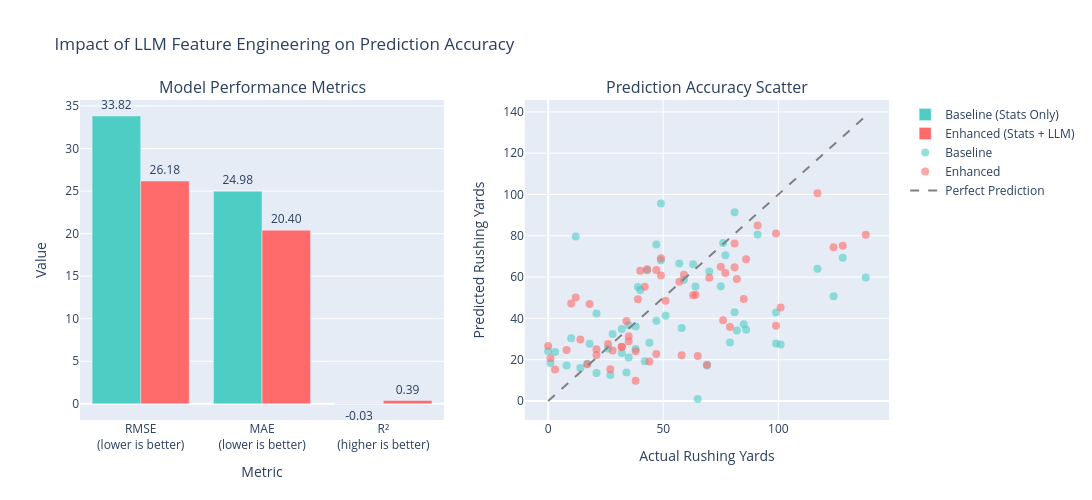

Notebook source saved alongside this figure:
### Code cell
import plotly.graph_objects as go
from plotly.subplots import make_subplots

# Calculate metrics for both models
rmse_baseline = np.sqrt(mean_squared_error(y_test, y_pred_baseline))
rmse_enhanced = np.sqrt(mean_squared_error(y_test, y_pred_test))
mae_baseline = mean_absolute_error(y_test, y_pred_baseline)
mae_enhanced = mean_absolute_error(y_test, y_pred_test)
r2_baseline = r2_score(y_test, y_pred_baseline)
r2_enhanced = r2_score(y_test, y_pred_test)

# Create subplots: 1 row, 2 columns
fig = make_subplots(
    rows=1,
    cols=2,
    subplot_titles=("Model Performance Metrics", "Prediction Accuracy Scatter"),
    specs=[[{"type": "bar"}, {"type": "scatter"}]],
)

# Subplot 1: Bar chart comparing metrics
# Add annotations to indicate direction
metrics = [
    "RMSE<br>(lower is better)",
    "MAE<br>(lower is better)",
    "R²<br>(higher is better)",
]
baseline_values = [rmse_baseline, mae_baseline, r2_baseline]
enhanced_values = [rmse_enhanced, mae_enhanced, r2_enhanced]

fig.add_trace(
    go.Bar(
        name="Baseline (Stats Only)",
        x=metrics,
        y=baseline_values,
        marker_color="#4ECDC4",
        text=[f"{v:.2f}" for v in baseline_values],
        textposition="outside",
    ),
    row=1,
    col=1,
)

fig.add_trace(
    go.Bar(
        name="Enhanced (Stats + LLM)",
        x=metrics,
        y=enhanced_values,
        marker_color="#FF6B6B",
        text=[f"{v:.2f}" for v in enhanced_values],
        textposition="outside",
    ),
    row=1,
    col=1,
)

# Subplot 2: Scatter plot of actual vs predicted
fig.add_trace(
    go.Scatter(
        x=y_test,
        y=y_pred_baseline,
        mode="markers",
        name="Baseline",
        marker=dict(color="#4ECDC4", size=8, opacity=0.6),
    ),
    row=1,
    col=2,
)

fig.add_trace(
    go.Scatter(
        x=y_test,
        y=y_pred_test,
        mode="markers",
        name="Enhanced",
        marker=dict(color="#FF6B6B", size=8, opacity=0.6),
    ),
    row=1,
    col=2,
)

# Add perfect prediction line
max_yards = max(y_test.max(), y_pred_baseline.max(), y_pred_test.max())
fig.add_trace(
    go.Scatter(
        x=[0, max_yards],
        y=[0, max_yards],
        mode="lines",
        name="Perfect Prediction",
        line=dict(color="gray", dash="dash"),
    ),
    row=1,
    col=2,
)

# Update layout
fig.update_xaxes(title_text="Metric", row=1, col=1)
fig.update_yaxes(title_text="Value", row=1, col=1)
fig.update_xaxes(title_text="Actual Rushing Yards", row=1, col=2)
fig.update_yaxes(title_text="Predicted Rushing Yards", row=1, col=2)

fig.update_layout(
    title_text="Impact of LLM Feature Engineering on Prediction Accuracy",
    showlegend=True,
    height=500,
    width=1200,
)

fig.show()

# Print improvement summary
print("\n=== Improvement Summary ===")
print(
    f"RMSE Improvement: {rmse_baseline - rmse_enhanced:.2f} yards ({(rmse_baseline - rmse_enhanced)/rmse_baseline*100:.1f}%) ⬇️"
)
print(
    f"MAE Improvement: {mae_baseline - mae_enhanced:.2f} yards ({(mae_baseline - mae_enhanced)/mae_baseline*100:.1f}%) ⬇️"
)
print(
    f"R² Improvement: {r2_enhanced - r2_baseline:.3f} ({(r2_enhanced - r2_baseline)/abs(r2_baseline)*100:.1f}%) ⬆️"
)

### Figure 1 — Plotly figure (JSON) as saved in the notebook; plotly's stock layout.template omitted (floating-point values rounded to 4 significant figures)
{"data": [{"marker": {"color": "#4ECDC4"}, "name": "Baseline (Stats Only)", "text": ["33.82", "24.98", "-0.03"], "textposition": "outside", "type": "bar", "x": ["RMSE<br>(lower is better)", "MAE<br>(lower is better)", "R²<br>(higher is better)"], "xaxis": "x", "y": [33.82, 24.98, -0.02532], "yaxis": "y"}, {"marker": {"color": "#FF6B6B"}, "name": "Enhanced (Stats + LLM)", "text": ["26.18", "20.40", "0.39"], "textposition": "outside", "type": "bar", "x": ["RMSE<br>(lower is better)", "MAE<br>(lower is better)", "R²<br>(higher is better)"], "xaxis": "x", "y": [26.18, 20.4, 0.3859], "yaxis": "y"}, {"marker": {"color": "#4ECDC4", "opacity": 0.6, "size": 8}, "mode": "markers", "name": "Baseline", "type": "scatter", "x": [42, 49, 70, 34, 47, 43, 8, 28, 64, 12, 86, 32, 101, 76, 38, 27, 49, 38, 99, 124, 85, 35, 117, 17, 51, 57, 21, 77, 81, 81, 1, 75, 65, 40, 59, 44, 99, 91, 39, 0, 63, 21, 26, 3, 35, 138, 10, 18, 47, 69, 128, 79, 14, 58, 32, 82], "xaxis": "x2", "y": [19.22, 95.62, 62.73, 13.82, 75.82, 63.36, 17.22, 32.44, 55.43, 79.63, 34.5, 23.23, 27.32, 76.52, 36.05, 12.53, 68.19, 25.17, 27.88, 50.7, 37.11, 21.0, 64.01, 18.05, 41.29, 66.54, 42.38, 70.52, 91.4, 42.91, 18.36, 55.54, 0.9562, 53.74, 58.68, 28.21, 42.82, 80.68, 55.19, 24.07, 66.2, 13.57, 25.39, 23.76, 36.65, 59.74, 30.34, 27.68, 38.88, 17.16, 69.33, 28.3, 16.03, 35.31, 34.82, 34.11], "yaxis": "y2"}, {"marker": {"color": "#FF6B6B", "opacity": 0.6, "size": 8}, "mode": "markers", "name": "Enhanced", "type": "scatter", "x": [42, 49, 70, 34, 47, 43, 8, 28, 64, 12, 86, 32, 101, 76, 38, 27, 49, 38, 99, 124, 85, 35, 117, 17, 51, 57, 21, 77, 81, 81, 1, 75, 65, 40, 59, 44, 99, 91, 39, 0, 63, 21, 26, 3, 35, 138, 10, 18, 47, 69, 128, 79, 14, 58, 32, 82], "xaxis": "x2", "y": [55.37, 69.15, 59.63, 38.74, 63.45, 63.83, 24.72, 24.49, 51.49, 50.07, 68.62, 26.26, 45.32, 39.08, 9.85, 15.33, 60.77, 24.05, 36.42, 74.47, 49.37, 31.39, 100.6, 17.76, 48.56, 57.74, 25.07, 61.96, 76.26, 64.81, 20.73, 65.01, 21.77, 63.12, 61.16, 19.06, 81.06, 84.94, 49.31, 26.64, 51.18, 22.29, 27.57, 15.27, 28.94, 80.48, 47.2, 46.98, 22.78, 17.54, 75.15, 35.79, 29.73, 22.19, 26.15, 59.09], "yaxis": "y2"}, {"line": {"color": "gray", "dash": "dash"}, "mode": "lines", "name": "Perfect Prediction", "type": "scatter", "x": [0, 138], "xaxis": "x2", "y": [0, 138], "yaxis": "y2"}], "layout": {"annotations": [{"font": {"size": 16}, "showarrow": false, "text": "Model Performance Metrics", "x": 0.225, "xanchor": "center", "xref": "paper", "y": 1, "yanchor": "bottom", "yref": "paper"}, {"font": {"size": 16}, "showarrow": false, "text": "Prediction Accuracy Scatter", "x": 0.775, "xanchor": "center", "xref": "paper", "y": 1, "yanchor": "bottom", "yref": "paper"}], "height": 500, "showlegend": true, "title": {"text": "Impact of LLM Feature Engineering on Prediction Accuracy"}, "width": 1200, "xaxis": {"anchor": "y", "domain": [0, 0.45], "title": {"text": "Metric"}}, "xaxis2": {"anchor": "y2", "domain": [0.55, 1], "title": {"text": "Actual Rushing Yards"}}, "yaxis": {"anchor": "x", "domain": [0, 1], "title": {"text": "Value"}}, "yaxis2": {"anchor": "x2", "domain": [0, 1], "title": {"text": "Predicted Rushing Yards"}}}}
